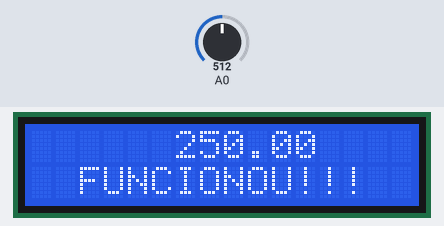
This sketch was run on a simulated Arduino Uno, built with avr-gcc and run on an emulated ATmega328P. Shown: 16×2 character LCD. Inputs (shaded band) come from the test bench; at power-on: A0 = 512.

Above: at 1.2 s.
1.3 s: A0 set to 716
At 2.7 s:
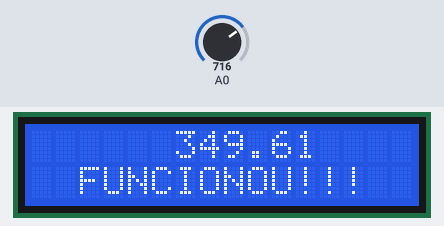
5.4 s: A0 set to 900
At 6.6 s:
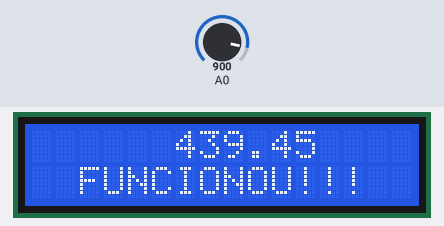
8.7 s: A0 set to 1023
At 10.0 s:
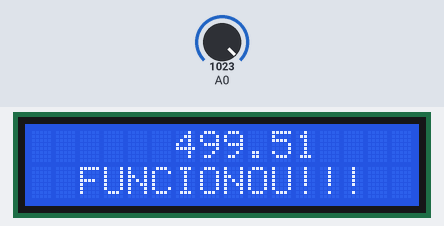
Timing chart, 0 to 11.7 s (numbered marks = the images above; inputs shaded):
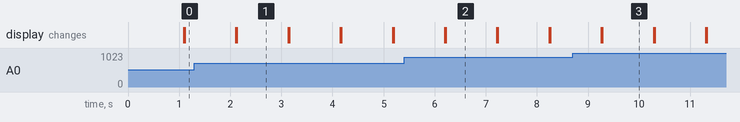

Measured:
- after the input at 1.3 s, the display: first differs from a run without the input after 0.83 s (image 1)
- after the input at 5.4 s, the display: first differs from a run without the input after 0.82 s (image 2)
- after the input at 8.7 s, the display: first differs from a run without the input after 0.58 s (image 3)
- what the display in image 1 shows lasts 1.0 s, from 2.1 s to 3.1 s

The sketch:

LCD_TEMPERATURA.ino.ino
```cpp
/*
     CÓDIGO:  Q0624
     AUTOR:   BrincandoComIdeias
     LINK:    https://www.youtube.com/brincandocomideias ; https://cursodearduino.net/ ; https://cursoderobotica.net
     COMPRE:  https://www.arducore.com.br/
     SKETCH:  Exemplo LiquidCrystal_I2C
     DATA:    11/02/2020
*/

// INCLUSÃO DE BIBLIOTECAS
#include <Wire.h>
#include <LiquidCrystal_I2C.h>

// DEFINIÇÕES
#define endereco  0x3F // Endereços comuns: 0x27, 0x3F
#define colunas   16
#define linhas    2

// INSTANCIANDO OBJETOS
LiquidCrystal_I2C lcd(endereco, colunas, linhas);

void setup() {
  lcd.init(); // INICIA A COMUNICAÇÃO COM O DISPLAY
  lcd.backlight(); // LIGA A ILUMINAÇÃO DO DISPLAY
  lcd.clear(); // LIMPA O DISPLAY

}

void loop() {

  // Faz a leitura da tensao no Sensor de Temperatura
	int SensorTempTensao=analogRead(A0);
  	// Converte a tensao lida
	float Tensao=SensorTempTensao*5;
	Tensao/=1024;
  	// Converte a tensao lida em Graus Celsius
	float TemperaturaC=Tensao*100;

  lcd.setCursor(6,0);
  lcd.print(TemperaturaC);
  lcd.setCursor(2,1);
  lcd.print("FUNCIONOU!!!");
  delay(1000); // DELAY DE 2 SEGUNDOS

  lcd.clear(); // LIMPA O DISPLAY
  //lcd.noBacklight(); // DESLIGA A ILUMINAÇÃO DO DISPLAY

}
```
